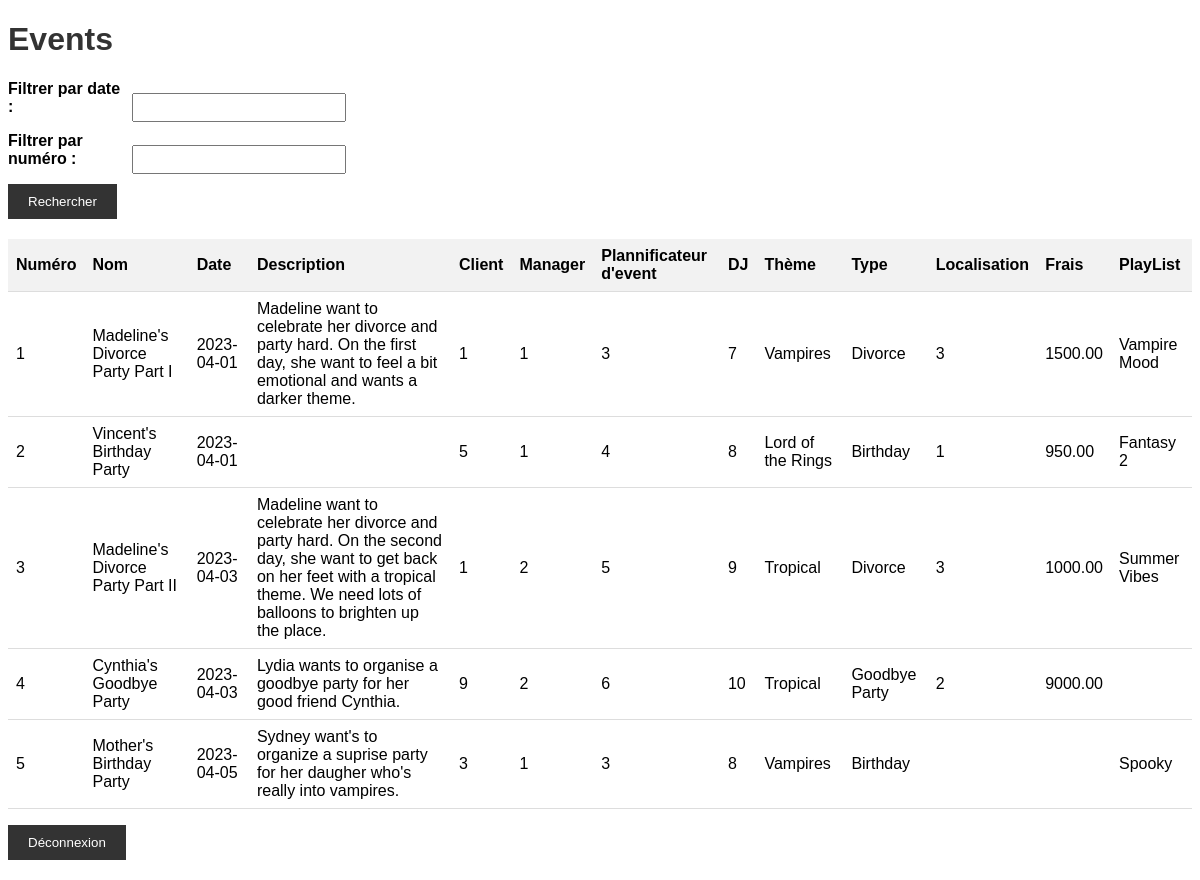
/0.bdd/event.php (signed in), run on the app's committed database.
### tables this page shows
CREATE TABLE IF NOT EXISTS EVENT (
    ID INT PRIMARY KEY,
    NAME VARCHAR(255),
    DATE DATE,
    DESCRIPTION VARCHAR(255),
    CLIENT INT,
    MANAGER INT,
    EVENT_PLANNER INT,
    DJ INT,
    THEME VARCHAR(255),
    TYPE VARCHAR(255),
    LOCATION INT,
    RENTAL_FEE DECIMAL(10, 2),
    PLAYLIST VARCHAR(255),
    FOREIGN KEY (CLIENT) REFERENCES CLIENT(CLIENT_NUMBER),
    FOREIGN KEY (MANAGER) REFERENCES MANAGER(ID),
    FOREIGN KEY (EVENT_PLANNER) REFERENCES EVENTPLANNER(ID),
    FOREIGN KEY (DJ) REFERENCES DJ(ID),
    FOREIGN KEY (THEME) REFERENCES THEME(NAME),
    FOREIGN KEY (LOCATION) REFERENCES LOCATION(ID) ON DELETE RESTRICT,
    FOREIGN KEY (PLAYLIST) REFERENCES PLAYLIST(NAME)
);

### www/0.bdd/event.php (the view, shortened to what this page needs)
<?php
$bdd = new PDO('mysql:host=ms8db;dbname=groupXX', 'groupXX', 'secret');
$date_filtrer = isset($_POST['date_filtrer']) ? $_POST['date_filtrer'] : '';
$numero_filtrer = isset($_POST['numero_filtrer']) ? $_POST['numero_filtrer'] : '';
$query = 'SELECT * FROM EVENT WHERE 1=1';
$parameters = array();
$stmt = $bdd->prepare($query);
$stmt->execute($parameters);
$events = $stmt->fetchAll(PDO::FETCH_ASSOC);
?>
<!DOCTYPE html>
<html>
    <head>
    </head>
    <body>
        <h1>Events</h1>
        <form method="post" action="event.php">
            <label for="date_filtrer">Filtrer par date :</label>
            <input type="text" name="date_filtrer" value="<?= $date_filtrer ?>">
            <br>
            <label for="numero_filtrer">Filtrer par numéro :</label>
            <input type="text" name="numero_filtrer" value="<?= $numero_filtrer ?>">
            <br>
            <input type="submit" value="Rechercher">
        </form>
        <table>
            <thead>
                <tr>
                    <th>Numéro</th>
                    <th>Nom</th>
                    <th>Date</th>
                    <th>Description</th>
                    <th>Client</th>
                    <th>Manager</th>
                    <th>Plannificateur d'event</th>
                    <th>DJ</th>
                    <th>Thème</th>
                    <th>Type</th>
                    <th>Localisation</th>
                    <th>Frais</th>
                    <th>PlayList</th>
                </tr>
            </thead>
            <tbody>
                <?php foreach ($events as $event): ?>
                    <tr>
                        <td><?= htmlentities($event['ID']) ?></td>
                        <td><?= htmlentities($event['NAME']) ?></td>
                        <td><?= htmlentities($event['DATE']) ?></td>
                        <td><?= htmlentities($event['DESCRIPTION']) ?></td>
                        <td><?= htmlentities($event['CLIENT']) ?></td>
                        <td><?= htmlentities($event['MANAGER']) ?></td>
                        <td><?= htmlentities($event['EVENT_PLANNER']) ?></td>
                        <td><?= htmlentities($event['DJ']) ?></td>
                        <td><?= htmlentities($event['THEME']) ?></td>
                        <td><?= htmlentities($event['TYPE']) ?></td>
                        <td><?= htmlentities($event['LOCATION']) ?></td>
                        <td><?= htmlentities($event['RENTAL_FEE']) ?></td>
                        <td><?= htmlentities($event['PLAYLIST']) ?></td>
                    </tr>
                <?php endforeach; ?>
            </tbody>
        </table>
        <form method="post" action="acces-bdd.php">
                <p>
                    <input type="submit" value="Déconnexion">
                </p>
            </form>
    </body>
</html>

### www/0.bdd/event.php (style rules this page uses)
body { font-family: Arial, sans-serif; }
h1 { color: #333; }
form { margin-bottom: 20px; }
label { display: inline-block; width: 120px; font-weight: bold; }
input[type="text"] { width: 200px; padding: 5px; margin-bottom: 10px; }
input[type="submit"] { padding: 10px 20px; background-color: #333; color: #fff; border: none; cursor: pointer; }
table { border-collapse: collapse; width: 100%; }
th, td { padding: 8px; text-align: left; border-bottom: 1px solid #ddd; }
th { background-color: #f2f2f2; }

### data on the page
event: ID "1", NAME "Madeline's Divorce Party Part I", DATE "2023-04-01", DESCRIPTION "Madeline want to celebrate her divorce and party hard. On the first day, she want to feel a bit emotional and wants a darker theme.", CLIENT "1", MANAGER "1", EVENT_PLANNER "3", DJ "7", THEME "Vampires", TYPE "Divorce", LOCATION "3", RENTAL_FEE "1500.00", PLAYLIST "Vampire Mood"
event: ID "2", NAME "Vincent's Birthday Party", DATE "2023-04-01", CLIENT "5", MANAGER "1", EVENT_PLANNER "4", DJ "8", THEME "Lord of the Rings", TYPE "Birthday", LOCATION "1", RENTAL_FEE "950.00", PLAYLIST "Fantasy 2"
event: ID "3", NAME "Madeline's Divorce Party Part II", DATE "2023-04-03", DESCRIPTION "Madeline want to celebrate her divorce and party hard. On the second day, she want to get back on her feet with a tropical theme. We need lots of balloons to brighten up the place.", CLIENT "1", MANAGER "2", EVENT_PLANNER "5", DJ "9", THEME "Tropical", TYPE "Divorce", LOCATION "3", RENTAL_FEE "1000.00", PLAYLIST "Summer Vibes"
event: ID "4", NAME "Cynthia's Goodbye Party", DATE "2023-04-03", DESCRIPTION "Lydia wants to organise a goodbye party for her good friend Cynthia.", CLIENT "9", MANAGER "2", EVENT_PLANNER "6", DJ "10", THEME "Tropical", TYPE "Goodbye Party", LOCATION "2", RENTAL_FEE "9000.00"
event: ID "5", NAME "Mother's Birthday Party", DATE "2023-04-05", DESCRIPTION "Sydney want's to organize a suprise party for her daugher who's really into vampires.", CLIENT "3", MANAGER "1", EVENT_PLANNER "3", DJ "8", THEME "Vampires", TYPE "Birthday", PLAYLIST "Spooky"
